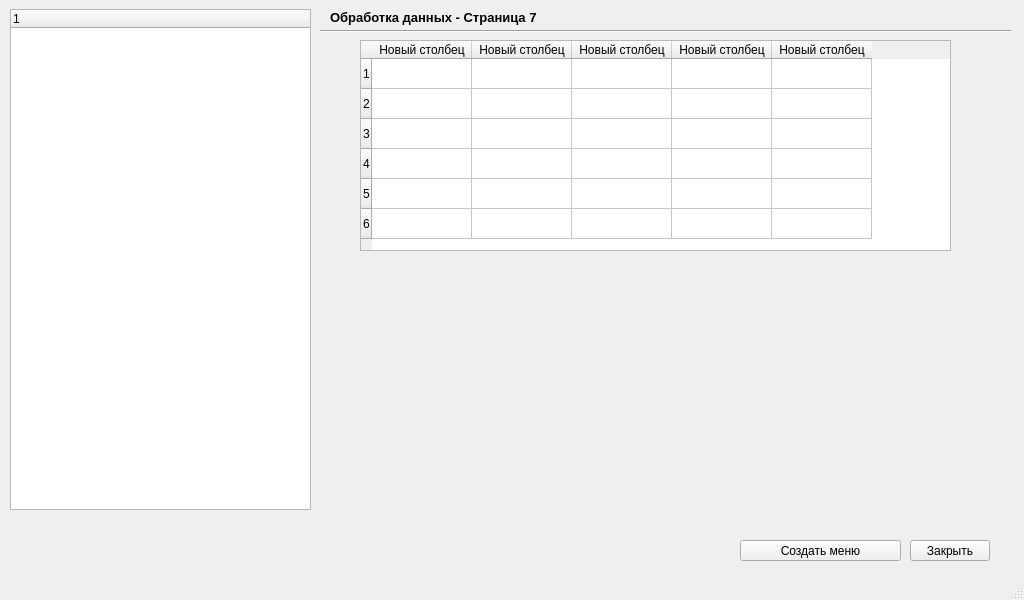
<?xml version="1.0" encoding="UTF-8"?>
<ui version="4.0">
 <class>MainWindow</class>
 <widget class="QMainWindow" name="MainWindow">
  <property name="geometry">
   <rect>
    <x>0</x>
    <y>0</y>
    <width>1024</width>
    <height>600</height>
   </rect>
  </property>
  <property name="windowTitle">
   <string>MainWindow</string>
  </property>
  <widget class="QWidget" name="centralWidget">
   <widget class="QTreeWidget" name="treeWidget">
    <property name="geometry">
     <rect>
      <x>10</x>
      <y>9</y>
      <width>301</width>
      <height>501</height>
     </rect>
    </property>
    <column>
     <property name="text">
      <string notr="true">1</string>
     </property>
    </column>
   </widget>
   <widget class="QStackedWidget" name="stackedWidget">
    <property name="geometry">
     <rect>
      <x>320</x>
      <y>10</y>
      <width>691</width>
      <height>501</height>
     </rect>
    </property>
    <property name="currentIndex">
     <number>7</number>
    </property>
    <widget class="QWidget" name="page_0"/>
    <widget class="QWidget" name="page_1">
     <widget class="Line" name="line1_pg1">
      <property name="geometry">
       <rect>
        <x>0</x>
        <y>20</y>
        <width>691</width>
        <height>3</height>
       </rect>
      </property>
      <property name="orientation">
       <enum>Qt::Horizontal</enum>
      </property>
     </widget>
     <widget class="QLabel" name="label_pageName_pg1">
      <property name="geometry">
       <rect>
        <x>10</x>
        <y>0</y>
        <width>181</width>
        <height>16</height>
       </rect>
      </property>
      <property name="text">
       <string>&lt;html&gt;&lt;head/&gt;&lt;body&gt;&lt;p&gt;&lt;span style=&quot; font-size:10pt; font-weight:600;&quot;&gt;Установки - Страница 1&lt;/span&gt;&lt;/p&gt;&lt;/body&gt;&lt;/html&gt;</string>
      </property>
     </widget>
    </widget>
    <widget class="QWidget" name="page_2">
     <widget class="QLabel" name="label_pageName_pg2">
      <property name="geometry">
       <rect>
        <x>10</x>
        <y>0</y>
        <width>181</width>
        <height>16</height>
       </rect>
      </property>
      <property name="text">
       <string>&lt;html&gt;&lt;head/&gt;&lt;body&gt;&lt;p&gt;&lt;span style=&quot; font-size:10pt; font-weight:600;&quot;&gt;Эксперимент - Страница 2&lt;/span&gt;&lt;/p&gt;&lt;/body&gt;&lt;/html&gt;</string>
      </property>
     </widget>
     <widget class="Line" name="line1_pg2">
      <property name="geometry">
       <rect>
        <x>0</x>
        <y>20</y>
        <width>691</width>
        <height>3</height>
       </rect>
      </property>
      <property name="orientation">
       <enum>Qt::Horizontal</enum>
      </property>
     </widget>
    </widget>
    <widget class="QWidget" name="page_3">
     <widget class="QLabel" name="label_pageName_pg3">
      <property name="geometry">
       <rect>
        <x>10</x>
        <y>0</y>
        <width>181</width>
        <height>16</height>
       </rect>
      </property>
      <property name="text">
       <string>&lt;html&gt;&lt;head/&gt;&lt;body&gt;&lt;p&gt;&lt;span style=&quot; font-size:10pt; font-weight:600;&quot;&gt;Результаты - Страница 3&lt;/span&gt;&lt;/p&gt;&lt;/body&gt;&lt;/html&gt;</string>
      </property>
     </widget>
     <widget class="Line" name="line1_pg3">
      <property name="geometry">
       <rect>
        <x>0</x>
        <y>20</y>
        <width>691</width>
        <height>3</height>
       </rect>
      </property>
      <property name="orientation">
       <enum>Qt::Horizontal</enum>
      </property>
     </widget>
    </widget>
    <widget class="QWidget" name="page_4">
     <widget class="QLabel" name="label_pageName_pg4">
      <property name="geometry">
       <rect>
        <x>10</x>
        <y>0</y>
        <width>291</width>
        <height>16</height>
       </rect>
      </property>
      <property name="text">
       <string>&lt;html&gt;&lt;head/&gt;&lt;body&gt;&lt;p&gt;&lt;span style=&quot; font-size:10pt; font-weight:600;&quot;&gt;Исходные данные - Страница 4&lt;/span&gt;&lt;/p&gt;&lt;/body&gt;&lt;/html&gt;</string>
      </property>
     </widget>
     <widget class="Line" name="line1_pg4">
      <property name="geometry">
       <rect>
        <x>0</x>
        <y>20</y>
        <width>691</width>
        <height>3</height>
       </rect>
      </property>
      <property name="orientation">
       <enum>Qt::Horizontal</enum>
      </property>
     </widget>
    </widget>
    <widget class="QWidget" name="page_5">
     <widget class="QLabel" name="label_pageName_pg5">
      <property name="geometry">
       <rect>
        <x>10</x>
        <y>0</y>
        <width>351</width>
        <height>16</height>
       </rect>
      </property>
      <property name="text">
       <string>&lt;html&gt;&lt;head/&gt;&lt;body&gt;&lt;p&gt;&lt;span style=&quot; font-size:10pt; font-weight:600;&quot;&gt;Управление шаговым двигателем - Страница 5&lt;/span&gt;&lt;/p&gt;&lt;/body&gt;&lt;/html&gt;</string>
      </property>
     </widget>
     <widget class="Line" name="line1_pg5">
      <property name="geometry">
       <rect>
        <x>0</x>
        <y>20</y>
        <width>691</width>
        <height>3</height>
       </rect>
      </property>
      <property name="orientation">
       <enum>Qt::Horizontal</enum>
      </property>
     </widget>
    </widget>
    <widget class="QWidget" name="page_6">
     <widget class="QLabel" name="label_pageName_pg6">
      <property name="geometry">
       <rect>
        <x>10</x>
        <y>0</y>
        <width>331</width>
        <height>16</height>
       </rect>
      </property>
      <property name="text">
       <string>&lt;html&gt;&lt;head/&gt;&lt;body&gt;&lt;p&gt;&lt;span style=&quot; font-size:10pt; font-weight:600;&quot;&gt;Чтение данных датчика давления - Страница 6&lt;/span&gt;&lt;/p&gt;&lt;/body&gt;&lt;/html&gt;</string>
      </property>
     </widget>
     <widget class="Line" name="line1_pg6">
      <property name="geometry">
       <rect>
        <x>0</x>
        <y>20</y>
        <width>691</width>
        <height>3</height>
       </rect>
      </property>
      <property name="orientation">
       <enum>Qt::Horizontal</enum>
      </property>
     </widget>
     <widget class="QwtPlot" name="plot" native="true">
      <property name="geometry">
       <rect>
        <x>0</x>
        <y>30</y>
        <width>691</width>
        <height>361</height>
       </rect>
      </property>
     </widget>
     <widget class="QPushButton" name="pushButton1_pg6">
      <property name="geometry">
       <rect>
        <x>60</x>
        <y>410</y>
        <width>80</width>
        <height>21</height>
       </rect>
      </property>
      <property name="text">
       <string>Кнопка 1</string>
      </property>
     </widget>
     <widget class="QPushButton" name="pushButton2_pg6">
      <property name="geometry">
       <rect>
        <x>150</x>
        <y>410</y>
        <width>80</width>
        <height>21</height>
       </rect>
      </property>
      <property name="text">
       <string>Кнопка 2</string>
      </property>
     </widget>
     <widget class="QPushButton" name="pushButton4_pg6">
      <property name="geometry">
       <rect>
        <x>150</x>
        <y>440</y>
        <width>80</width>
        <height>21</height>
       </rect>
      </property>
      <property name="text">
       <string>Кнопка 4</string>
      </property>
     </widget>
     <widget class="QPushButton" name="pushButton3_pg6">
      <property name="geometry">
       <rect>
        <x>60</x>
        <y>440</y>
        <width>80</width>
        <height>21</height>
       </rect>
      </property>
      <property name="text">
       <string>Кнопка 3</string>
      </property>
     </widget>
     <widget class="QPushButton" name="pushButton5_pg6">
      <property name="geometry">
       <rect>
        <x>430</x>
        <y>410</y>
        <width>80</width>
        <height>21</height>
       </rect>
      </property>
      <property name="text">
       <string>Кнопка 5</string>
      </property>
     </widget>
     <widget class="QPushButton" name="pushButton6_pg6">
      <property name="geometry">
       <rect>
        <x>520</x>
        <y>410</y>
        <width>80</width>
        <height>21</height>
       </rect>
      </property>
      <property name="text">
       <string>Кнопка 6</string>
      </property>
     </widget>
     <widget class="QPushButton" name="pushButton7_pg6">
      <property name="geometry">
       <rect>
        <x>430</x>
        <y>440</y>
        <width>80</width>
        <height>21</height>
       </rect>
      </property>
      <property name="text">
       <string>Кнопка 7</string>
      </property>
     </widget>
     <widget class="QPushButton" name="pushButton8_pg6">
      <property name="geometry">
       <rect>
        <x>520</x>
        <y>440</y>
        <width>80</width>
        <height>21</height>
       </rect>
      </property>
      <property name="text">
       <string>Кнопка 8</string>
      </property>
     </widget>
     <widget class="QPlainTextEdit" name="plainTextEdit">
      <property name="geometry">
       <rect>
        <x>240</x>
        <y>410</y>
        <width>181</width>
        <height>51</height>
       </rect>
      </property>
      <property name="font">
       <font>
        <pointsize>24</pointsize>
       </font>
      </property>
     </widget>
    </widget>
    <widget class="QWidget" name="page_7">
     <widget class="QLabel" name="label_pageName_pg7">
      <property name="geometry">
       <rect>
        <x>10</x>
        <y>0</y>
        <width>321</width>
        <height>16</height>
       </rect>
      </property>
      <property name="text">
       <string>&lt;html&gt;&lt;head/&gt;&lt;body&gt;&lt;p&gt;&lt;span style=&quot; font-size:10pt; font-weight:600;&quot;&gt;Обработка данных - Страница 7&lt;/span&gt;&lt;/p&gt;&lt;/body&gt;&lt;/html&gt;</string>
      </property>
     </widget>
     <widget class="Line" name="line1_pg7">
      <property name="geometry">
       <rect>
        <x>0</x>
        <y>20</y>
        <width>691</width>
        <height>3</height>
       </rect>
      </property>
      <property name="orientation">
       <enum>Qt::Horizontal</enum>
      </property>
     </widget>
     <widget class="QTableWidget" name="tableWidget">
      <property name="geometry">
       <rect>
        <x>40</x>
        <y>30</y>
        <width>591</width>
        <height>211</height>
       </rect>
      </property>
      <row>
       <property name="text">
        <string>1</string>
       </property>
      </row>
      <row>
       <property name="text">
        <string>2</string>
       </property>
      </row>
      <row>
       <property name="text">
        <string>3</string>
       </property>
      </row>
      <row>
       <property name="text">
        <string>4</string>
       </property>
      </row>
      <row>
       <property name="text">
        <string>5</string>
       </property>
      </row>
      <row>
       <property name="text">
        <string>6</string>
       </property>
      </row>
      <column>
       <property name="text">
        <string>Новый столбец</string>
       </property>
      </column>
      <column>
       <property name="text">
        <string>Новый столбец</string>
       </property>
      </column>
      <column>
       <property name="text">
        <string>Новый столбец</string>
       </property>
      </column>
      <column>
       <property name="text">
        <string>Новый столбец</string>
       </property>
      </column>
      <column>
       <property name="text">
        <string>Новый столбец</string>
       </property>
      </column>
      <item row="0" column="0">
       <property name="text">
        <string/>
       </property>
      </item>
      <item row="0" column="3">
       <property name="text">
        <string/>
       </property>
      </item>
      <item row="0" column="4">
       <property name="text">
        <string/>
       </property>
      </item>
     </widget>
    </widget>
    <widget class="QWidget" name="page_8">
     <widget class="QLabel" name="label_pageName_pg8">
      <property name="geometry">
       <rect>
        <x>10</x>
        <y>0</y>
        <width>181</width>
        <height>16</height>
       </rect>
      </property>
      <property name="text">
       <string>&lt;html&gt;&lt;head/&gt;&lt;body&gt;&lt;p&gt;&lt;span style=&quot; font-size:10pt; font-weight:600;&quot;&gt;Заголовок - Страница 8&lt;/span&gt;&lt;/p&gt;&lt;/body&gt;&lt;/html&gt;</string>
      </property>
     </widget>
     <widget class="Line" name="line1_pg8">
      <property name="geometry">
       <rect>
        <x>0</x>
        <y>20</y>
        <width>691</width>
        <height>3</height>
       </rect>
      </property>
      <property name="orientation">
       <enum>Qt::Horizontal</enum>
      </property>
     </widget>
    </widget>
    <widget class="QWidget" name="page_9">
     <widget class="QLabel" name="label_pageName_pg9">
      <property name="geometry">
       <rect>
        <x>10</x>
        <y>0</y>
        <width>181</width>
        <height>16</height>
       </rect>
      </property>
      <property name="text">
       <string>&lt;html&gt;&lt;head/&gt;&lt;body&gt;&lt;p&gt;&lt;span style=&quot; font-size:10pt; font-weight:600;&quot;&gt;Заголовок - Страница 9&lt;/span&gt;&lt;/p&gt;&lt;/body&gt;&lt;/html&gt;</string>
      </property>
     </widget>
     <widget class="Line" name="line1_pg9">
      <property name="geometry">
       <rect>
        <x>0</x>
        <y>20</y>
        <width>691</width>
        <height>3</height>
       </rect>
      </property>
      <property name="orientation">
       <enum>Qt::Horizontal</enum>
      </property>
     </widget>
    </widget>
    <widget class="QWidget" name="page_10">
     <widget class="QLabel" name="label_pageName_pg10">
      <property name="geometry">
       <rect>
        <x>10</x>
        <y>0</y>
        <width>181</width>
        <height>16</height>
       </rect>
      </property>
      <property name="text">
       <string>&lt;html&gt;&lt;head/&gt;&lt;body&gt;&lt;p&gt;&lt;span style=&quot; font-size:10pt; font-weight:600;&quot;&gt;Заголовок - Страница 10&lt;/span&gt;&lt;/p&gt;&lt;/body&gt;&lt;/html&gt;</string>
      </property>
     </widget>
     <widget class="Line" name="line1_pg3_8">
      <property name="geometry">
       <rect>
        <x>0</x>
        <y>20</y>
        <width>691</width>
        <height>3</height>
       </rect>
      </property>
      <property name="orientation">
       <enum>Qt::Horizontal</enum>
      </property>
     </widget>
    </widget>
   </widget>
   <widget class="QPushButton" name="closeButton_mf">
    <property name="geometry">
     <rect>
      <x>910</x>
      <y>540</y>
      <width>80</width>
      <height>21</height>
     </rect>
    </property>
    <property name="text">
     <string>Закрыть</string>
    </property>
   </widget>
   <widget class="QPushButton" name="createMenuButton_mf">
    <property name="geometry">
     <rect>
      <x>740</x>
      <y>540</y>
      <width>161</width>
      <height>21</height>
     </rect>
    </property>
    <property name="text">
     <string>Создать меню</string>
    </property>
   </widget>
  </widget>
  <widget class="QMenuBar" name="menuBar">
   <property name="geometry">
    <rect>
     <x>0</x>
     <y>0</y>
     <width>1024</width>
     <height>20</height>
    </rect>
   </property>
  </widget>
  <widget class="QStatusBar" name="statusBar"/>
 </widget>
 <layoutdefault spacing="6" margin="11"/>
 <customwidgets>
  <customwidget>
   <class>QwtPlot</class>
   <extends>QWidget</extends>
   <header>qwt_plot.h</header>
   <container>1</container>
  </customwidget>
 </customwidgets>
 <resources/>
 <connections/>
</ui>
